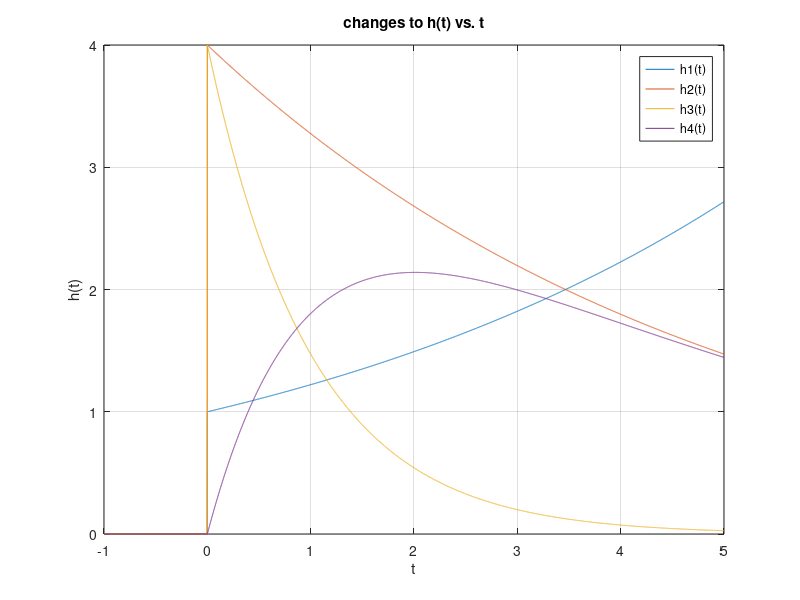

This chart was generated by the following MATLAB code:
u = @(t) 1.0*(t>=0);

h1 = @(t) exp(t/5).*u(t);
h2 = @(t) 4*exp(-t/5).*u(t);
h3 = @(t) 4*exp(-t).*u(t);
h4 = @(t) 4*(exp(-t/5)-exp(-t)).*u(t);

t=[-1:0.001:5];

plot(t,h1(t));
hold on
plot(t,h2(t));
plot(t,h3(t));
plot(t,h4(t));
hold off;

legend("h1(t)","h2(t)","h3(t)","h4(t)");
xlabel("t");
ylabel("h(t)");
title("changes to h(t) vs. t");
grid;
